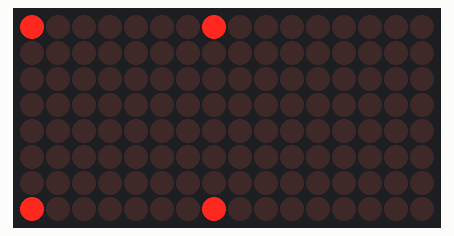
Recording of a sketch running on a simulated Arduino Uno, built with avr-gcc and run on an emulated ATmega328P. On the bench: 16×8 LED matrix.

Above: at 0.1 s.
At 2.1 s:
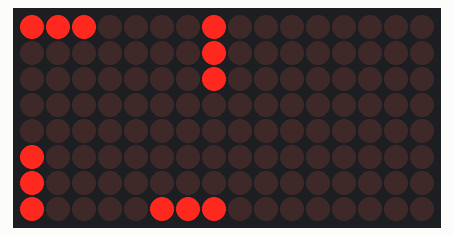
At 4.1 s:
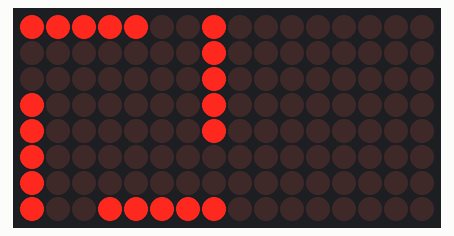
At 8.1 s:
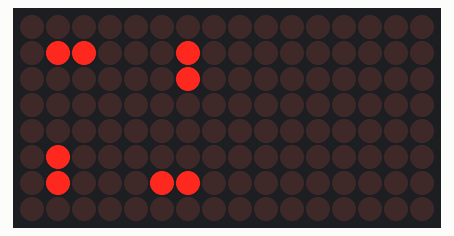
At 12.1 s:
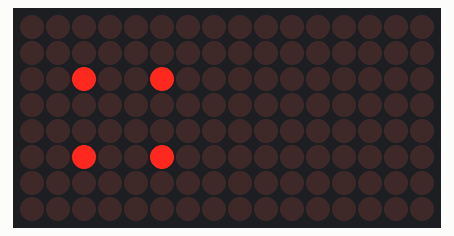
At 17.1 s:
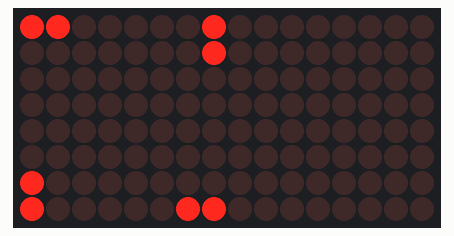

The sketch:

DotMatrix.ino
```cpp
#include <MaxMatrix.h>

#define DIN 10
#define CLK 11
#define CS 12

  int b = 0;

MaxMatrix matrix(DIN, CS, CLK, 2);

char A[] = {4, 8,
            B01111110,
            B00010001,
            B00010001,
            B01111110,
           };

char dick1[] = {8, 16,
                  B00000000,
                  B00000000,
                  B00011000,
                  B00100100,
                  B00100100,
                  B00100100,
                  B01000010,
                  B01000010,
                  B00000000,
                  B00000000,
                  B00011000,
                  B00100100,
                  B00100100,
                  B00100100,
                  B01000010,
                  B01000010
                 };
char dick2[] = {8, 8,
                  B00011000,
                  B00100100,
                  B00100100,
                  B00100100,
                  B00100100,
                  B01000010,
                  B01011010,
                  B01111110,
                 };

void setup() {
  matrix.init();
  matrix.setIntensity(8);
}

void loop() {
  matrix.setDot(0,9,true);

  //matrix.clear();
  for(int b=0;b<4;b++) {
    for(int i=0;i<7-2*b;i++) {
      matrix.setDot(i+b,0+b,true);
      matrix.setDot(7-b,i+b,true);
      matrix.setDot(7-i-b,7-b,true);
      matrix.setDot(0+b,7-i-b,true);
      delay(1000);
    }
    matrix.clear();
  }
}
```

Measured:
- by itself, everything shown: repeats every 16.0 s, in 17 steps
- what the display in image 1 shows lasts 1.0 s, from 2.0 s to 3.0 s
